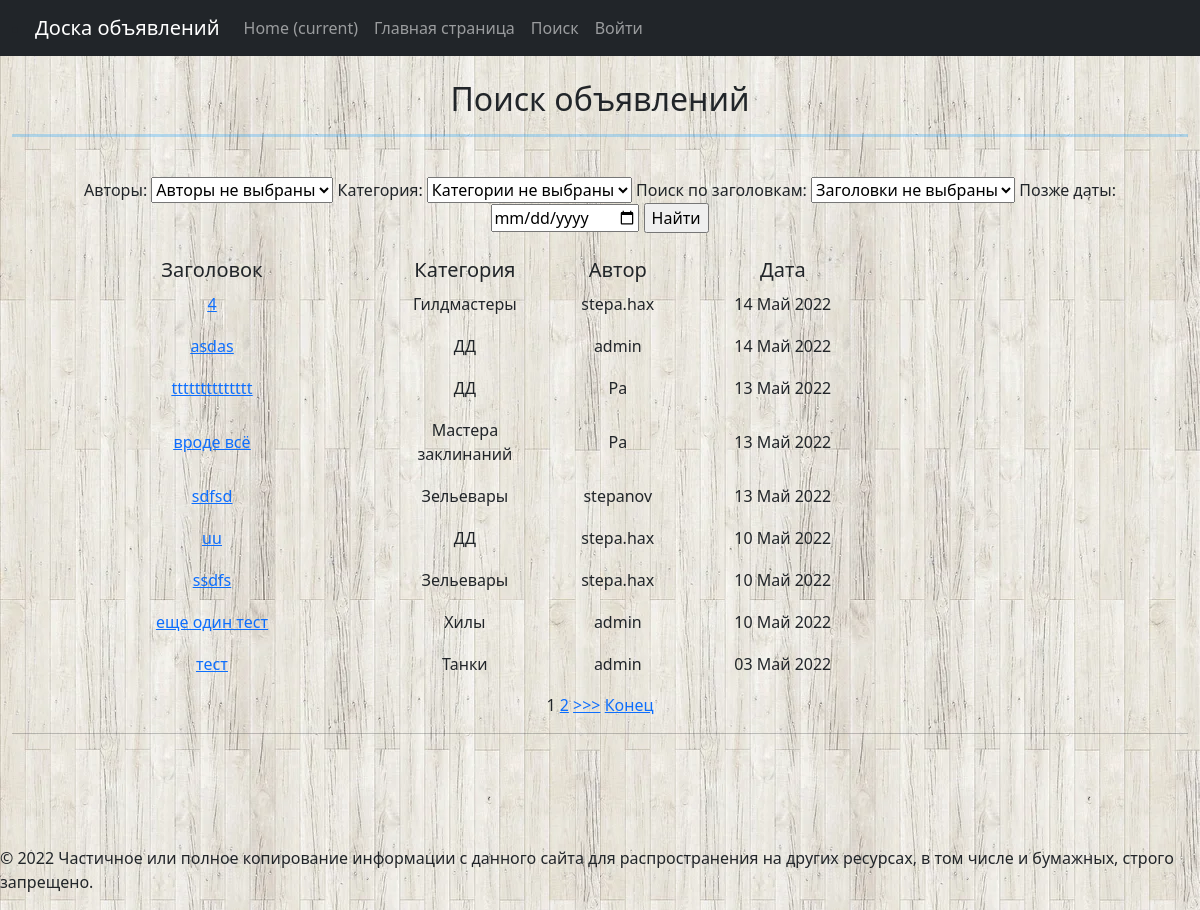
The app's page /search/ with its own data.
### main/models.py (models this page shows, shortened)
class Advert(models.Model):
    title = models.CharField(max_length=128, verbose_name="Заголовок")
    content = RichTextUploadingField(verbose_name='Контент')
    category = models.ForeignKey(Category, on_delete=models.CASCADE, verbose_name="Категория")
    user = models.ForeignKey(User, blank=True, null=True, on_delete=models.CASCADE, verbose_name='Пользователь')
    dateCreation = models.DateTimeField(auto_now_add=True, verbose_name="Время создания объявления")
    def __str__(self):
        return f'{self.title}'
    class Meta:
        verbose_name = "Объявления"
        verbose_name_plural = "Объявления"

class Category(models.Model):
    name = models.CharField(max_length=64, unique=True, verbose_name='Название категории')
    def __str__(self):
        return f'{self.name}'
    class Meta:
        verbose_name = "Категории"
        verbose_name_plural = "Категории"

### main/views.py (the view)
# urls.py: path('search/', AdvertSearch.as_view(), name='search'),
class AdvertSearch(ListView):
    model = Advert
    template_name = 'advert_search.html'
    context_object_name = 'advert'
    ordering = ['-dateCreation']
    paginate_by = 5
    def get_context_data(self, **kwargs):
        context = super().get_context_data(**kwargs)
        context['filter'] = AdvertFilter(self.request.GET, queryset=self.get_queryset())
        return context

### templates/advert_search.html (shortened to what this page needs)
{% extends 'flatpages/default.html' %}
{% load my_filters %}
{% block content %}
<br><h2>Поиск объявлений</h2>
<hr size="5" style="color: #0099ff;"/>
<br><form method="GET">
    {{ filter.form }}
    <input type="submit" value="Найти">
</form><br>
{% if filter.qs %}
<table>
    <tr>
        <td width="400">
            <h5>Заголовок</h5>
        </td>
        <td width="100">
            <h5>Категория</h5>
        </td>
        <td width="200">
            <h5>Автор</h5>
        </td>
        <td width="130">
            <h5>Дата</h5>
        </td>
    </tr>
    {% for advert in filter.qs %}
    <tr>
        <td>
            <p align="center"><a href="{% url 'detail' advert.id %}"><u>{{ advert.title | truncatechars:60 }}</u></a></p>
        </td>
        <td>
            <p align="center">{{ advert.category }}</p>
        </td>
        <td>
            <p align="center">{{ advert.user }}</p>
        </td>
        <td>
            <p align="center">{{ advert.dateCreation | date:"d M Y" }}</p>
        </td>
    </tr>
    {% endfor %}
    {% else %}
<h3>Такго объявления нет</h3>
{% endif %}
</table>
{% if is_paginated %}
{% for num in page_obj.paginator.page_range %}
{% if page_obj.number == num %}
<a>{{ num }}</a>
{% elif num > page_obj.number|add:'-3' and num < page_obj.number|add:'3' %}
<a href="?page={{ num }}">{{ num }}</a>
{% endif %}
{% endfor %}
{% if page_obj.has_next %}
<a href="?page={{ page_obj.next_page_number }}">>>></a>
<a href="?page={{ page_obj.paginator.num_pages }}">Конец</a>
{% endif %}
{% endif %}
<br>
<hr>
{% endblock content %}

### records on screen
Advert: title "4", category "Гилдмастеры", user "stepa.hax", dateCreation "14 Май 2022"
Advert: title "asdas", category "ДД", user "admin", dateCreation "14 Май 2022"
Advert: title "tttttttttttttt", category "ДД", user "Pa", dateCreation "13 Май 2022"
Advert: title "вроде всё", category "Мастера заклинаний", user "Pa", dateCreation "13 Май 2022"
Advert: title "sdfsd", category "Зельевары", user "stepanov", dateCreation "13 Май 2022"
Advert: title "uu", category "ДД", user "stepa.hax", dateCreation "10 Май 2022"
Advert: title "ssdfs", category "Зельевары", user "stepa.hax", dateCreation "10 Май 2022"
Advert: title "еще один тест", category "Хилы", user "admin", dateCreation "10 Май 2022"
Advert: title "тест", category "Танки", user "admin", dateCreation "03 Май 2022"

### other values on screen
{{ num }} "1"
{{ num }} "2"
